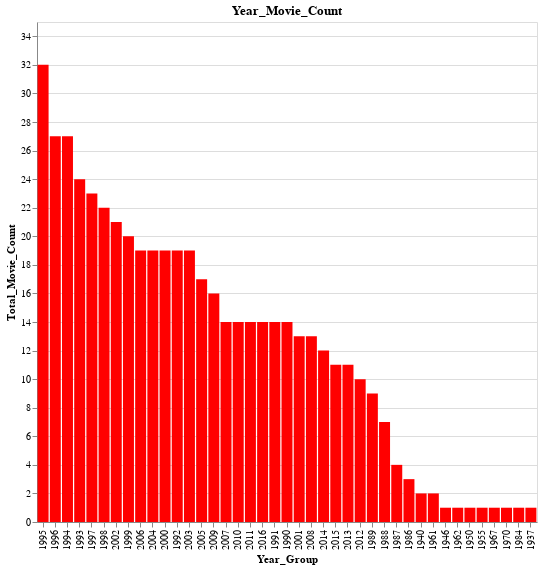

This figure's notebook cell:
### Code cell
# Visualize the genre groups with the total gross box office using a circle plot

year_count_plot = (alt.Chart(year_count, width=500, height=500)
    .mark_bar(color='red', opacity=1)
    .encode(
        x=alt.X("year:N", title="Year_Group", sort="-y"),
        y=alt.Y("movie_title:Q", title="Total_Movie_Count"),
    )
    .properties(title="Year_Movie_Count")
)
year_count_plot

### Figure 1 — Vega-Lite specification as saved in the notebook (floating-point values rounded to 4 significant figures)
{"config": {"view": {"continuousWidth": 400, "continuousHeight": 300}}, "data": {"name": "data-a63026eda5f9c96326eafcbd3eb4a8ee"}, "mark": {"type": "bar", "color": "red", "opacity": 1}, "encoding": {"x": {"field": "year", "sort": "-y", "title": "Year_Group", "type": "nominal"}, "y": {"field": "movie_title", "title": "Total_Movie_Count", "type": "quantitative"}}, "height": 500, "title": "Year_Movie_Count", "width": 500, "$schema": "https://vega.github.io/schema/vega-lite/v4.17.0.json", "datasets": {"data-a63026eda5f9c96326eafcbd3eb4a8ee": [{"year": 1995, "movie_title": 32}, {"year": 1996, "movie_title": 27}, {"year": 1994, "movie_title": 27}, {"year": 1993, "movie_title": 24}, {"year": 1997, "movie_title": 23}, {"year": 1998, "movie_title": 22}, {"year": 2002, "movie_title": 21}, {"year": 1999, "movie_title": 20}, {"year": 2006, "movie_title": 19}, {"year": 2004, "movie_title": 19}, {"year": 2000, "movie_title": 19}, {"year": 1992, "movie_title": 19}, {"year": 2003, "movie_title": 19}, {"year": 2005, "movie_title": 17}, {"year": 2009, "movie_title": 16}, {"year": 2007, "movie_title": 14}, {"year": 2010, "movie_title": 14}, {"year": 2011, "movie_title": 14}, {"year": 2016, "movie_title": 14}, {"year": 1991, "movie_title": 14}, {"year": 1990, "movie_title": 14}, {"year": 2001, "movie_title": 13}, {"year": 2008, "movie_title": 13}, {"year": 2014, "movie_title": 12}, {"year": 2015, "movie_title": 11}, {"year": 2013, "movie_title": 11}, {"year": 2012, "movie_title": 10}, {"year": 1989, "movie_title": 9}, {"year": 1988, "movie_title": 7}, {"year": 1987, "movie_title": 4}, {"year": 1986, "movie_title": 3}, {"year": 1940, "movie_title": 2}, {"year": 1961, "movie_title": 2}, {"year": 1946, "movie_title": 1}, {"year": 1962, "movie_title": 1}, {"year": 1950, "movie_title": 1}, {"year": 1955, "movie_title": 1}, {"year": 1967, "movie_title": 1}, {"year": 1970, "movie_title": 1}, {"year": 1984, "movie_title": 1}, {"year": 1937, "movie_title": 1}]}}
